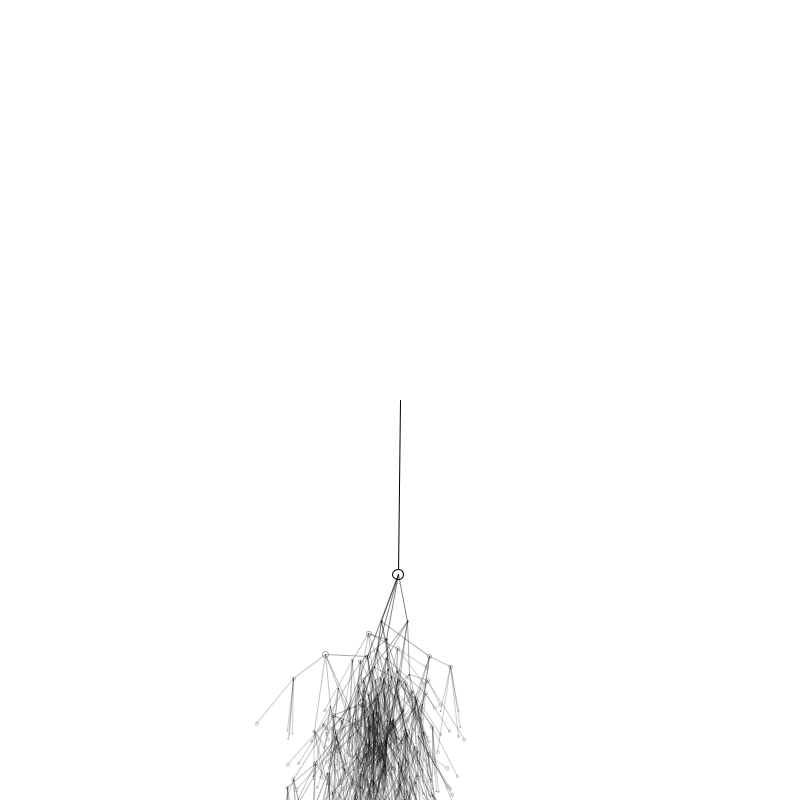
Frame 1 (no input)
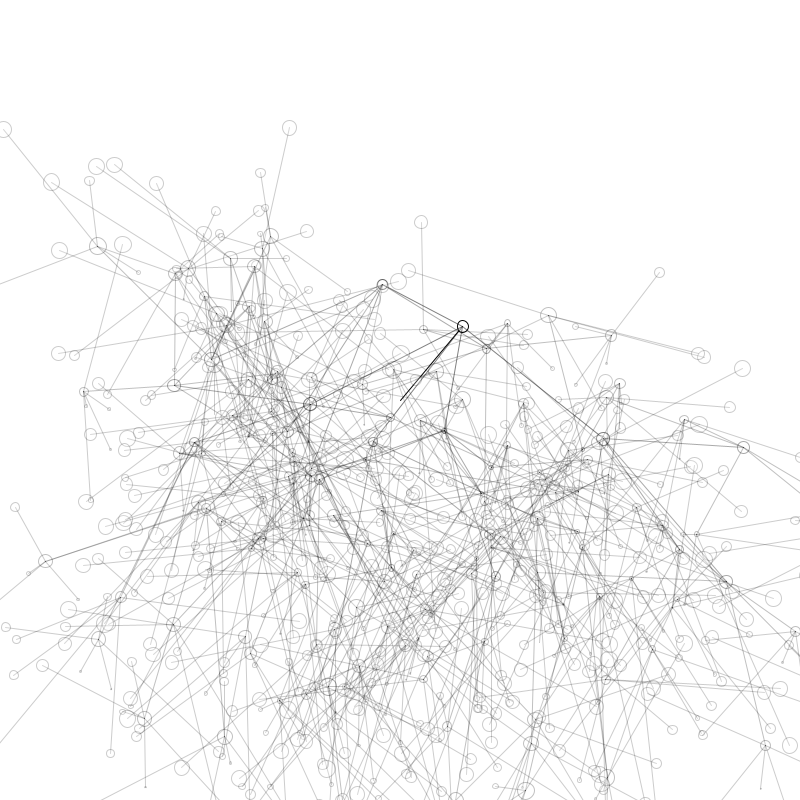
Frame 60 (the mouse pressed at the canvas centre just before this capture)
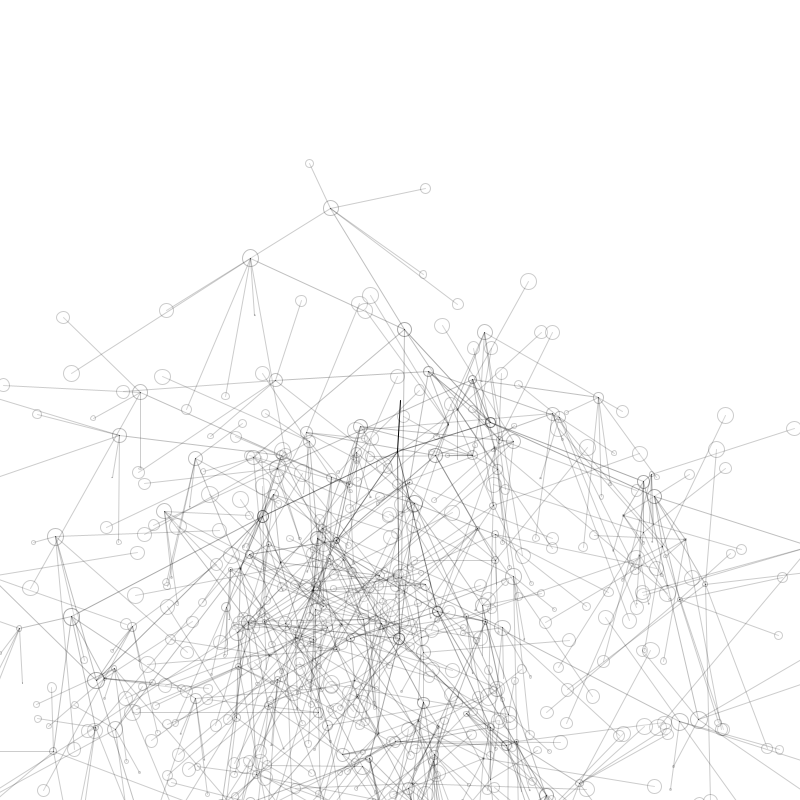
Frame 120 (the mouse held since frame 60 and released just before this capture)

The Processing sketch that drew these frames (run headless with seeded random() and noise(); from frame 60 on, the mouse is pressed at the canvas centre):

// Processing sketch: FractalTreebranch
// ── FractalTreebranch.pde
int _maxLevels = 5; 
int _numChildren = 5; 
int cnt; 

boolean saveImages = false; 

Branch  _trunk; 

void setup() { 
  strokeWeight(1);
  stroke(0,10); 
  fill(255,10); 
    
  size(800,800); 
  background(255); 
  noFill();
  smooth(); 
  newTree(); 
}

void draw() {
  background(255); 
  _trunk.updateMe(width/2, height/2); 
  _trunk.drawMe(); 
  
  if(saveImages) {save(cnt+".tiff"); }
  cnt++; 
}

void newTree() {
  _trunk = new Branch(1,0,width / 2, 50); 
  _trunk.drawMe(); 
}

class Branch {
  float level, index; 
  float x, y; 
  float endx, endy; 
  float strokeW, alph; 
  float len, lenChange; 
  float rot, rotChange; 
  
  Branch[] children = new Branch[0]; 
  
  Branch(float lev, float ind, float ex, float why) { 
    level = lev; 
    index = ind; 
    updateMe(ex, why); 
    strokeW = (1/level)*100; 
    alph = 255 / level; 
    len = (1/level)*random(200); 
    rot = random(360); 
    lenChange = random(10) -5; 
    rotChange = random(10) - 5; 
    
    
    if (level < _maxLevels) { 
      children = new Branch[_numChildren]; 
      for(int x=0; x < _numChildren; x++) {
        children[x] = new Branch(level+1, x, endx, endy); 
      }
    }
  }
  
  void updateMe(float ex, float why) {
    x = ex; 
    y = why; 
    
    rot += rotChange;
    if(rot > 360) { rot = 0; } 
    else if(rot < 0) {rot = 360;}
    
    len -= lenChange; 
    if(len < 0) {lenChange *= -1;}
    else if(len > 200){lenChange*= -1;}
    
    float radian = radians(rot); 
    endx = x + (len*cos(radian)); 
    endy = y + 50 + (len * sin(radian));
    
    for(int i=0; i < children.length; i++) {
      children[i].updateMe(endx, endy); 
    }
  }
    
  
  void drawMe() {
    strokeWeight(1);
    stroke(0,alph); 
    fill(255,alph); 
    line(x,y,endx, endy); 
    ellipse(endx, endy, len/12,len/12); 
    for(int i = 0; i<children.length; i++) {
      children[i].drawMe(); 
    }
    
  }
}
